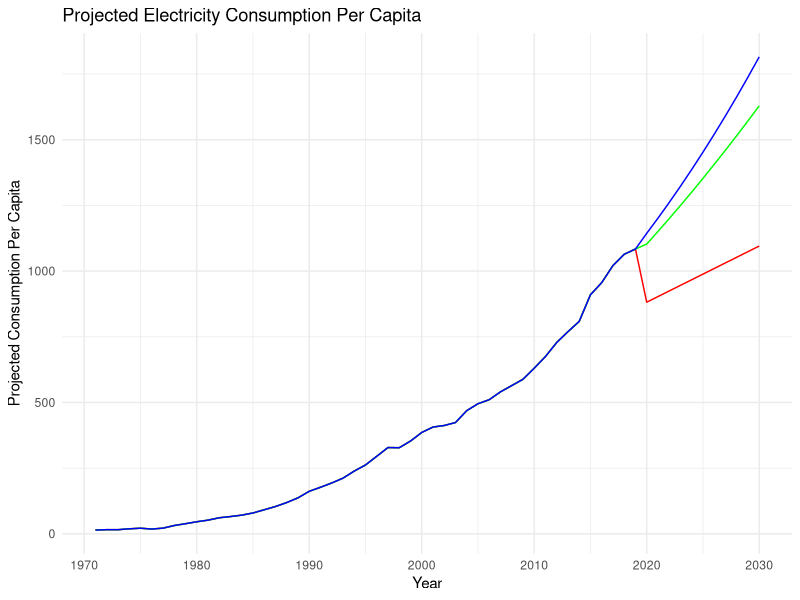

The R source for this figure:
# Load necessary packages
library(ggplot2)
library(rstudioapi)
library(dplyr)
library(sf)

# Setting working directory
setwd(dirname(rstudioapi::getSourceEditorContext()$path))

# Load the data
data <- read.csv("Indonesia Electricity per Capita.csv")
# Rename columns
names(data) <- c("year", "consumption")

# Fit a linear model
linear_model <- lm(consumption ~ year, data = data)

# Fit a second-order polynomial model
poly2_model <- lm(consumption ~ poly(year, 2, raw=TRUE), data = data)

# Fit a third-order polynomial model
poly3_model <- lm(consumption ~ poly(year, 3, raw=TRUE), data = data)

# Assuming 'data' is your original historical data frame with 'year' and 'consumption' columns
# First, we add three new columns to 'data' that duplicate the 'consumption' values
data$linear_pred <- data$consumption
data$poly2_pred <- data$consumption
data$poly3_pred <- data$consumption

# We then remove the 'consumption' column as instructed
data <- data %>% select(-consumption)

# Prepare the predictions for years 2020 to 2030
years_to_predict <- data.frame(year = 2020:2030)
years_to_predict$linear_pred <- predict(linear_model, newdata = years_to_predict)
years_to_predict$poly2_pred <- predict(poly2_model, newdata = years_to_predict)
years_to_predict$poly3_pred <- predict(poly3_model, newdata = years_to_predict)

# Combine the historical data with the predictions
# We rename the prediction columns in years_to_predict to match those in data
years_to_predict <- rename(years_to_predict, linear_pred = linear_pred, poly2_pred = poly2_pred, poly3_pred = poly3_pred)

# Combine the data frames
combined_data <- rbind(data, years_to_predict)

# Now we plot the combined data
ggplot(combined_data, aes(x = year)) +
  geom_line(aes(y = linear_pred), color = "red") +
  geom_line(aes(y = poly2_pred), color = "green") +
  geom_line(aes(y = poly3_pred), color = "blue") +
  labs(title = "Projected Electricity Consumption Per Capita",
       x = "Year",
       y = "Projected Consumption Per Capita") +
  theme_minimal() +
  theme(legend.position = "bottom") +
  scale_color_manual(values = c("red", "green", "blue"))

summary(linear_model)
summary(poly2_model)
summary(poly3_model)


power_plant_data <- read.csv("power plant Indonesia.csv")

# Constants
population <- 296e6  # Population in 2030
per_capita_consumption_kWh <- 1628  # Per capita consumption in kWh

# Total annual consumption in kWh
total_annual_consumption_kWh <- population * per_capita_consumption_kWh

# Capacity factors
capacity_factors <- c(Wind = 0.346, Solar = 0.246, Hydro = 0.371, Geothermal = 0.71)

# Assuming 'power_plant_data' is loaded and has 'type' and 'capacity_mw' columns
# Match the plant 'type' with its capacity factor and calculate annual generation in kWh
power_plant_data$annual_generation_kWh <- with(power_plant_data, 
                                               8760 * capacity_mw * 1000 * capacity_factors[type])

# Calculate the total annual generation from renewables in kWh
total_renewable_generation_kWh <- sum(power_plant_data$annual_generation_kWh, na.rm = TRUE)

# Required renewable generation is 38% of the total annual consumption
required_renewable_generation_kWh <- total_annual_consumption_kWh * 0.38

# The shortfall in kWh
shortfall_kWh <- required_renewable_generation_kWh - total_renewable_generation_kWh

# Print the shortfall in kWh
print(paste("The shortfall that needs to be made up by solar is:", shortfall_kWh, "kWh"))

# Calculate the shortfall in terms of capacity (MW), assuming continuous generation over the year
shortfall_MW <- shortfall_kWh / (8760 * 1000 * capacity_factors['Solar'])

# Print the shortfall in MW
print(paste("The shortfall in capacity that needs to be made up by solar is:", shortfall_MW, "MW"))
